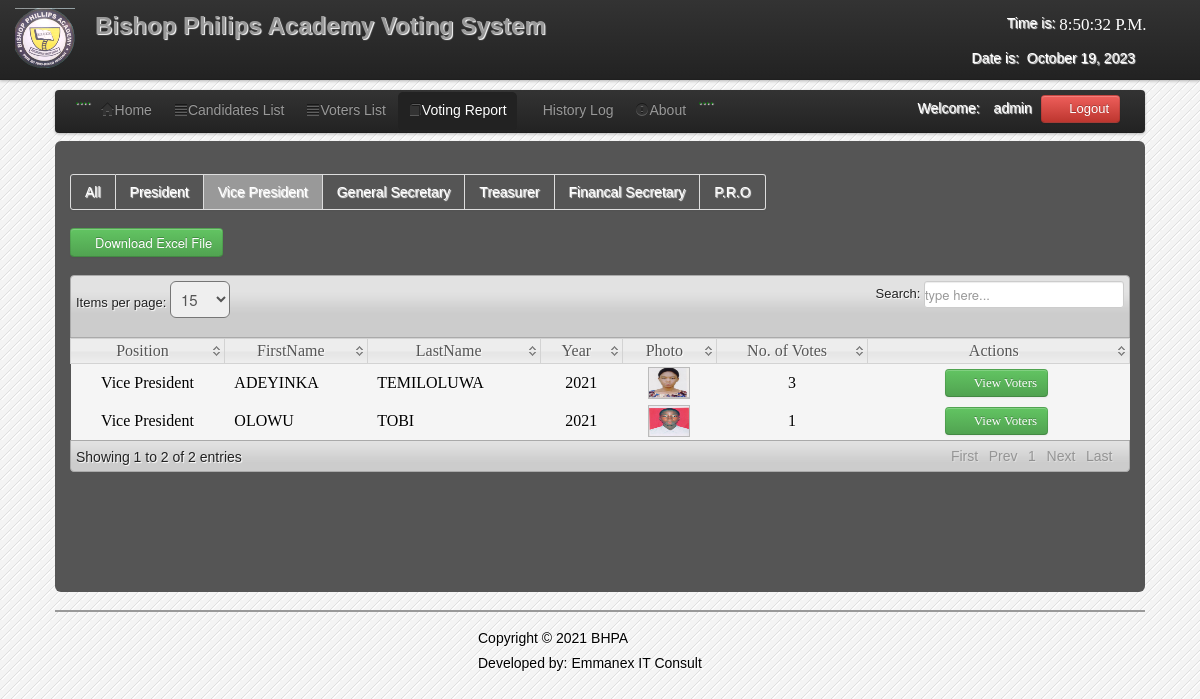
/admin/C_vice-governor.php (signed in), run on the app's committed database.
### tables this page shows
CREATE TABLE `users` (
  `User_id` int(11) NOT NULL,
  `FirstName` varchar(100) NOT NULL,
  `LastName` varchar(100) NOT NULL,
  `UserName` varchar(100) NOT NULL,
  `Password` varchar(100) NOT NULL,
  `User_Type` varchar(50) NOT NULL
);

CREATE TABLE `candidate` (
  `CandidateID` int(11) NOT NULL,
  `abc` varchar(1) NOT NULL,
  `Position` varchar(200) NOT NULL,
  `Party` varchar(100) NOT NULL,
  `FirstName` varchar(200) NOT NULL,
  `LastName` varchar(200) NOT NULL,
  `MiddleName` varchar(100) NOT NULL,
  `Gender` varchar(6) NOT NULL,
  `Year` varchar(100) NOT NULL,
  `Photo` varchar(200) NOT NULL,
  `Photo1` varchar(200) NOT NULL
);

### admin/session.php (called while the page is built, shortened)
<?php
$id_session=$_SESSION['id'];
?>

### admin/C_vice-governor.php (the view, shortened to what this page needs)
<?php
include('session.php');
include('header.php');
include('dbcon.php');
?>
</head>
<body>
<?php include('nav_top.php'); ?>
<div class="wrapper">
<div class="home_body">
<div class="navbar">
	<div class="navbar-inner">
	<div class="container">
	<ul class="nav nav-pills">
	  <li>....</li>
	  <li><a href="home.php"><i class="icon-home icon-large"></i>Home</a></li>
	  <li><a  href="candidate_list.php"><i class="icon-align-justify icon-large"></i>Candidates List</a></li>
	  <li class=""><a  href="voter_list.php"><i class="icon-align-justify icon-large"></i>Voters List</a></li>
		 <li class="active"><a  href="canvassing_report.php"><i class="icon-book icon-large"></i>Voting Report</a></li>
		    <li><a  href="History.php"><i class="icon-table icon-large"></i>History Log</a>
		   <li><a data-toggle="modal" href="#about"><i class="icon-exclamation-sign icon-large"></i>About</a></li>
		   <li>....</li>
	 </ul>
	<form class="navbar-form pull-right">
		<?php $result=mysqli_query($conn,"select * from users where User_id='$id_session'");
	$row=mysqli_fetch_array($result);
	?>
	<font color="white">Welcome:<i class="icon-user-md"></i><?php echo $row['User_Type']; ?></font>
	<a class="btn btn-danger" id="logout" data-toggle="modal" href="#myModal"><i class="icon-off"></i>&nbsp;Logout</a>
	</form>
	</div>
	</div>
	</div>
	<div id="element" class="hero-body">
	    <div class="pagination">
    <ul>
     <li><a href="Canvassing_report.php"><font color="white">All</font></a></li>
    <li><a href="C_governor.php"><font color="white">President</font></a></li>
    <li  class="active"><a href="C_vice-governor.php"><font color="white">Vice President</font></a></li>
    <li><a href="C_1st_year.php"><font color="white">General Secretary</font></a></li>
    <li><a href="C_2nd_year.php"><font color="white">Treasurer</font></a></li>
    <li><a href="C_3rd_year.php"><font color="white">Financal Secretary</font></a></li>
    <li><a href="C_4th_year.php"><font color="white">P.R.O</font></a></li>
    </ul>
    </div>
		<form method="POST" action="canvassing_excel.php">
	<button id="save_voter" class="btn btn-success" name="save"><i class="icon-download icon-large"></i>Download Excel File</button>
	</form>
	<table class="users-table">
<div class="demo_jui">
		<table cellpadding="0" cellspacing="0" border="0" class="display" id="log" class="jtable">
			<thead>
				<tr>
				<th>Position</th>
				<th>FirstName</th>
				<th>LastName</th>
				<th>Year</th>
				<th>Photo</th>
				<th>No. of Votes</th>
                <th>Actions</th>
				</tr>
			</thead>
			<tbody>
<?php $candidate_query=mysqli_query($conn,"select  * from candidate where Position='Vice President'");
		while($candidate_rows=mysqli_fetch_array($candidate_query)){ $id=$candidate_rows['CandidateID'];
		?>
<tr class="del<?php echo $id ?>">
	<td align="center"><?php echo $candidate_rows['Position']; ?></td>
	<td><?php echo $candidate_rows['FirstName']; ?></td>
	<td><?php echo $candidate_rows['LastName']; ?></td>
	<td align="center"><?php echo $candidate_rows['Year']; ?></td>
	<td align="center"><img class="pic" width="40" height="30" src="<?php echo $candidate_rows['Photo'];?>" border="0" onMouseOver="showtrail('<?php echo $candidate_rows['Photo'];?>','<?php echo $candidate_rows['FirstName']." ".$candidate_rows['LastName'];?> ',200,5)" onMouseOut="hidetrail()"></a></td>
		<td align="center">
	<?php $votes_query=mysqli_query($conn,"select * from votes where CandidateID='$id'");
	$vote_count=mysqli_num_rows($votes_query);
	echo $vote_count;
	?>
    <td width="240" align="center">
	<a class="btn btn-Success" href="cvoter_list.php<?php echo '?id='.$id; ?>"><i class="icon-edit icon-large"></i>&nbsp;View Voters</a>&nbsp;
    </td>
</td>
	</tr>
<?php } ?>
			</tbody>
		</table>
	</div>
	</div>
<?php include('footer.php')?>
</div>
</body>
</html>

### admin/css/datatable/demo_table_jui.css (style rules this page uses)
table.display thead th { cursor: pointer; padding: 3px 0 3px 10px; }
table.display { border-collapse: collapse; clear: both; margin: 0 auto; width: 100%; }
table.display td { padding: 3px 10px; }
tr.odd { background-color: #f5f5f5; }
tr.even { background-color: #f5f5f5; }

### admin/css/Home.css (style rules this page uses)
* { margin:0; padding:0; }
body { font-family:"Trebuchet MS", "Myriad Pro", Arial, sans-serif; font-size:14px; background-color: #fff; background:#f4f4f4 url(../images/bg.gif) repeat top left; text-shadow:1px 1px 1px #fff; background-position: 0 0px; }
.wrapper { width:1090px; margin:10px auto; }

### data on the page
users: User_Type "admin"
candidate: Position "Vice President", FirstName "ADEYINKA", LastName "TEMILOLUWA", Year "2021", Photo (picture), vote_count "3"
candidate: Position "Vice President", FirstName "OLOWU", LastName "TOBI", Year "2021", Photo (picture), vote_count "1"
